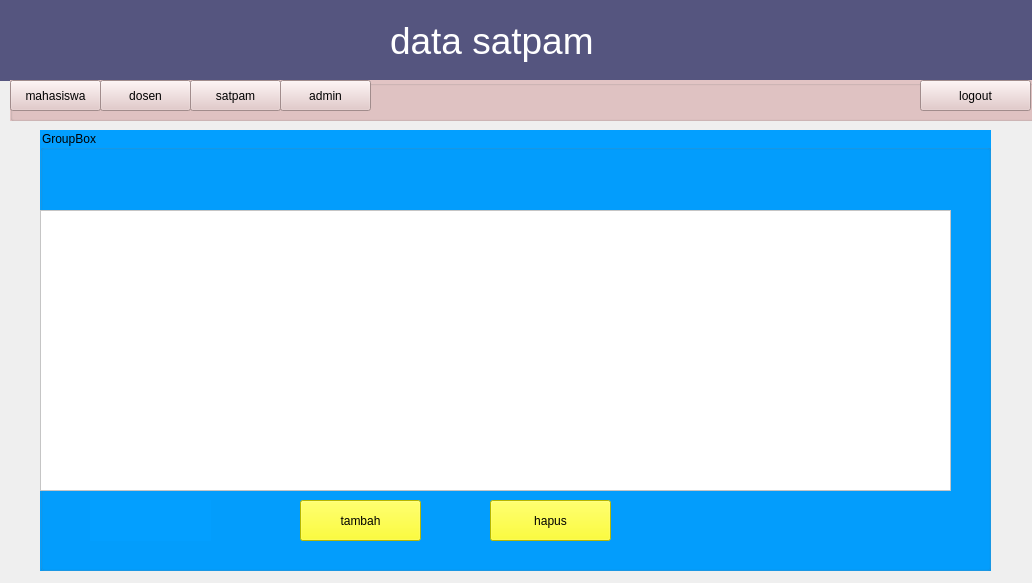
<?xml version="1.0" encoding="UTF-8"?>
<ui version="4.0">
 <class>Form</class>
 <widget class="QWidget" name="Form">
  <property name="geometry">
   <rect>
    <x>0</x>
    <y>0</y>
    <width>1032</width>
    <height>583</height>
   </rect>
  </property>
  <property name="windowTitle">
   <string>Form</string>
  </property>
  <widget class="QGroupBox" name="groupBox">
   <property name="geometry">
    <rect>
     <x>40</x>
     <y>130</y>
     <width>951</width>
     <height>441</height>
    </rect>
   </property>
   <property name="styleSheet">
    <string notr="true">background-color: rgb(3, 159, 255);</string>
   </property>
   <property name="title">
    <string>GroupBox</string>
   </property>
   <widget class="QTableView" name="tableView">
    <property name="geometry">
     <rect>
      <x>0</x>
      <y>80</y>
      <width>911</width>
      <height>281</height>
     </rect>
    </property>
    <property name="styleSheet">
     <string notr="true">background-color: rgb(255, 255, 255);</string>
    </property>
   </widget>
   <widget class="QPushButton" name="tambah">
    <property name="geometry">
     <rect>
      <x>260</x>
      <y>370</y>
      <width>121</width>
      <height>41</height>
     </rect>
    </property>
    <property name="styleSheet">
     <string notr="true">border-color: rgb(85, 0, 255);
background-color: rgb(255, 255, 0);</string>
    </property>
    <property name="text">
     <string>tambah</string>
    </property>
   </widget>
   <widget class="QPushButton" name="hapus">
    <property name="geometry">
     <rect>
      <x>450</x>
      <y>370</y>
      <width>121</width>
      <height>41</height>
     </rect>
    </property>
    <property name="styleSheet">
     <string notr="true">background-color: rgb(255, 255, 0);</string>
    </property>
    <property name="text">
     <string>hapus</string>
    </property>
   </widget>
   <widget class="QLabel" name="cek">
    <property name="geometry">
     <rect>
      <x>50</x>
      <y>370</y>
      <width>121</width>
      <height>41</height>
     </rect>
    </property>
    <property name="text">
     <string/>
    </property>
   </widget>
  </widget>
  <widget class="QLabel" name="label">
   <property name="geometry">
    <rect>
     <x>0</x>
     <y>0</y>
     <width>1051</width>
     <height>81</height>
    </rect>
   </property>
   <property name="font">
    <font>
     <family>Arial</family>
     <pointsize>28</pointsize>
    </font>
   </property>
   <property name="styleSheet">
    <string notr="true">background-color: rgb(85, 85, 127);
color: rgb(255, 255, 255);</string>
   </property>
   <property name="text">
    <string>                                      data satpam</string>
   </property>
  </widget>
  <widget class="QGroupBox" name="groupBox_2">
   <property name="geometry">
    <rect>
     <x>10</x>
     <y>80</y>
     <width>1041</width>
     <height>41</height>
    </rect>
   </property>
   <property name="styleSheet">
    <string notr="true">background-color: rgb(226, 196, 196);</string>
   </property>
   <property name="title">
    <string/>
   </property>
   <widget class="QPushButton" name="mahasiswa">
    <property name="geometry">
     <rect>
      <x>0</x>
      <y>0</y>
      <width>91</width>
      <height>31</height>
     </rect>
    </property>
    <property name="text">
     <string>mahasiswa</string>
    </property>
   </widget>
   <widget class="QPushButton" name="satpam">
    <property name="geometry">
     <rect>
      <x>180</x>
      <y>0</y>
      <width>91</width>
      <height>31</height>
     </rect>
    </property>
    <property name="text">
     <string>satpam</string>
    </property>
   </widget>
   <widget class="QPushButton" name="admin">
    <property name="geometry">
     <rect>
      <x>270</x>
      <y>0</y>
      <width>91</width>
      <height>31</height>
     </rect>
    </property>
    <property name="text">
     <string>admin</string>
    </property>
   </widget>
   <widget class="QPushButton" name="logout">
    <property name="geometry">
     <rect>
      <x>910</x>
      <y>0</y>
      <width>111</width>
      <height>31</height>
     </rect>
    </property>
    <property name="text">
     <string>logout</string>
    </property>
   </widget>
   <widget class="QPushButton" name="dosen">
    <property name="geometry">
     <rect>
      <x>90</x>
      <y>0</y>
      <width>91</width>
      <height>31</height>
     </rect>
    </property>
    <property name="text">
     <string>dosen</string>
    </property>
   </widget>
  </widget>
 </widget>
 <resources/>
 <connections/>
</ui>
